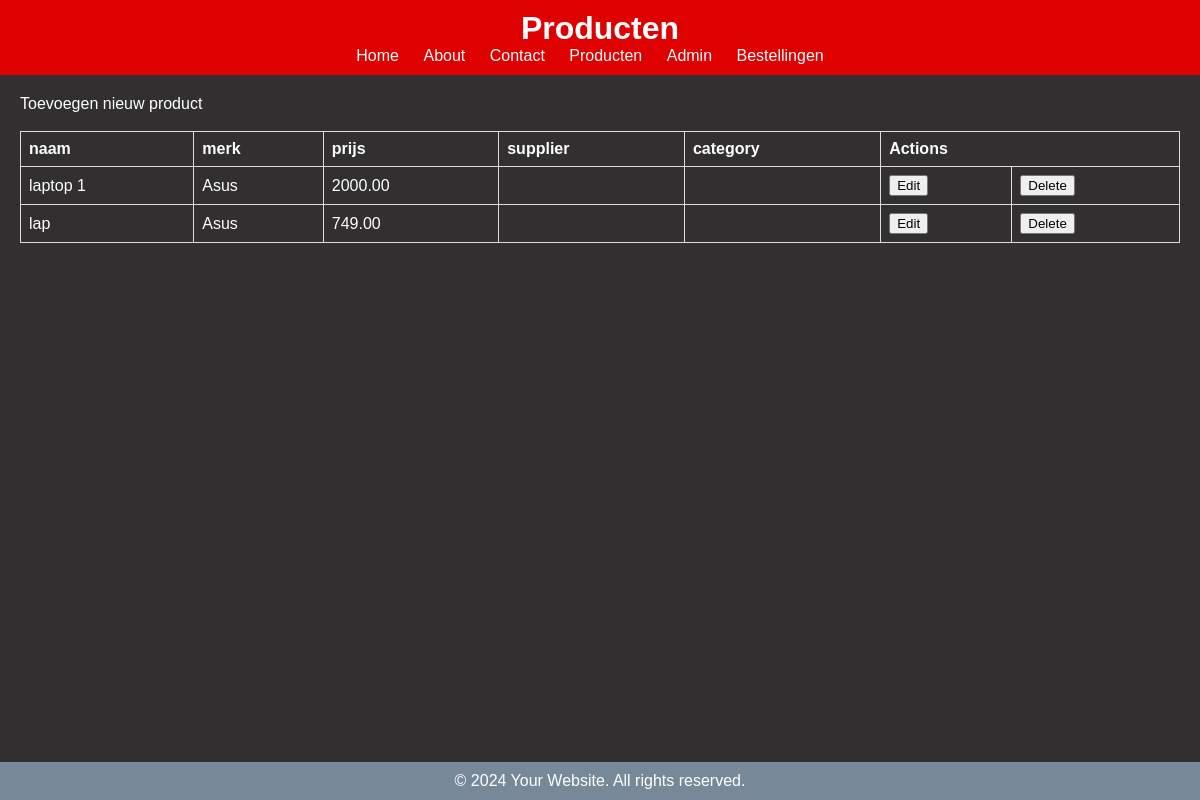
/crud_product.php, run on the app's committed database.
### tables this page shows
CREATE TABLE `product` (
  `productcode` int(11) NOT NULL,
  `naam` varchar(200) NOT NULL,
  `merk` varchar(200) NOT NULL,
  `prijs` decimal(6,2) NOT NULL,
  `supplier` varchar(255) NOT NULL,
  `category` varchar(255) NOT NULL
);

### functions.php (the view, shortened to what this page needs)
<?php
function connectDb(){
    $servername = "localhost";
    $username = "root";
    $password = "";
    $dbname = "webshop";
    try {
        $conn = new PDO("mysql:host=$servername;dbname=$dbname", $username, $password);
        $conn->setAttribute(PDO::ATTR_ERRMODE, PDO::ERRMODE_EXCEPTION);
        $conn->setAttribute(PDO::ATTR_DEFAULT_FETCH_MODE, PDO::FETCH_ASSOC);
        return $conn;
    } catch(PDOException $e) {
        echo "Connection failed: " . $e->getMessage();
    }
}
function getData($table){
    $conn = connectDb();
    $sql = "SELECT * FROM $table";
    $query = $conn->prepare($sql);
    $query->execute();
    $result = $query->fetchAll();
    return $result;
}
function crudProduct(){
$txt = "
<h1></h1>
<nav>
<a href='insert_product.php'>Toevoegen nieuw product</a>
</nav><br>";
echo $txt;
$result = getData("product");
printCrudProduct($result);
}
function printCrudProduct($result){
    $table = "<table style='border-collapse: collapse; width: 100%; color: white;'>";
    $headers = array_keys($result[0]);
    $table .= "<tr>";
    foreach($headers as $header){
        if ($header !== 'productcode') {
            $table .= "<th style='border: 1px solid #dddddd; text-align: left; padding: 8px;'>" . $header . "</th>";
        }
    }
    $table .= "<th colspan=2 style='border: 1px solid #dddddd; text-align: left; padding: 8px;'>Actions</th>";
    $table .= "</tr>";
    foreach ($result as $row) {
        $table .= "<tr>";
        foreach ($row as $header => $cell) {
            if ($header !== 'productcode') {
                $table .= "<td style='border: 1px solid #dddddd; text-align: left; padding: 8px; color: white;'>" . $cell . "</td>";
            }
        }
        $table .= "<td>
            <form method='post' action='update_product.php?productcode=$row[productcode]' >
                <button>Edit</button>
            </form>
            </td>";
        $table .= "<td>
            <form method='post' action='delete_product.php?productcode=$row[productcode]' >
                <button>Delete</button>
            </form>
            </td>";
        $table .= "</tr>";
    }
    $table.= "</table>";
    echo $table;
}
?>

### style.css (style rules this page uses)
body, h1, h2, p, ul { margin: 0; padding: 0; }
body { font-family: Arial, sans-serif; display: flex; flex-direction: column; min-height: 100vh; }
nav a { text-decoration: none; color: white; }
table td { color: white; }
table { border-collapse: collapse; width: 100%; border: 1px solid #ddd; }
table th, table td { padding: 8px; text-align: left; border-bottom: 1px solid #ddd; border-right: 1px solid #ddd; color: white; }
th:last-child, td:last-child { border-right: none; }

### data on the page
product: naam "laptop 1", merk "Asus", prijs "2000.00"
product: naam "lap", merk "Asus", prijs "749.00"

### other printed values
$header "naam"
$header "merk"
$header "prijs"
$header "supplier"
$header "category"
